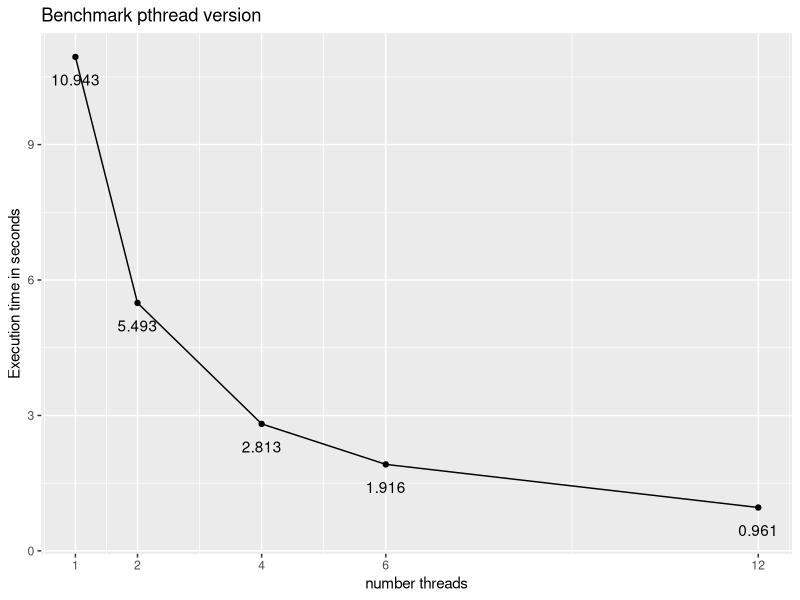
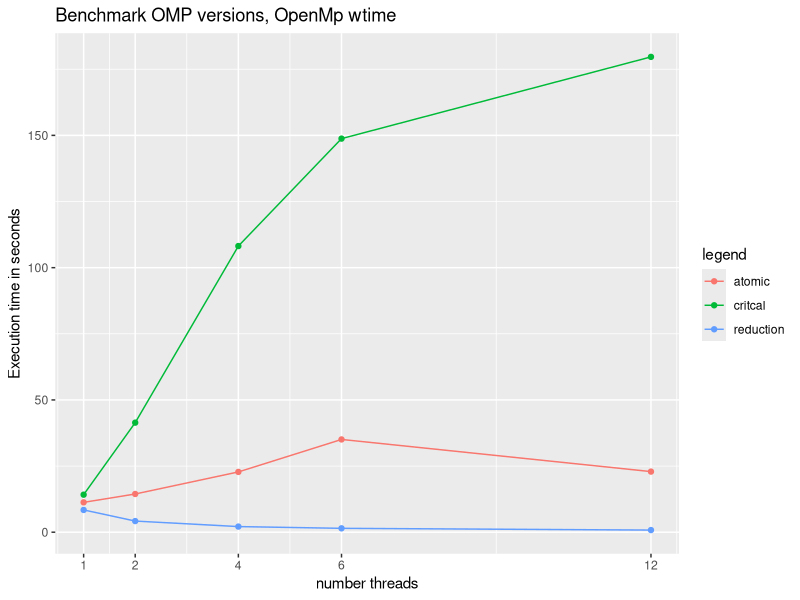
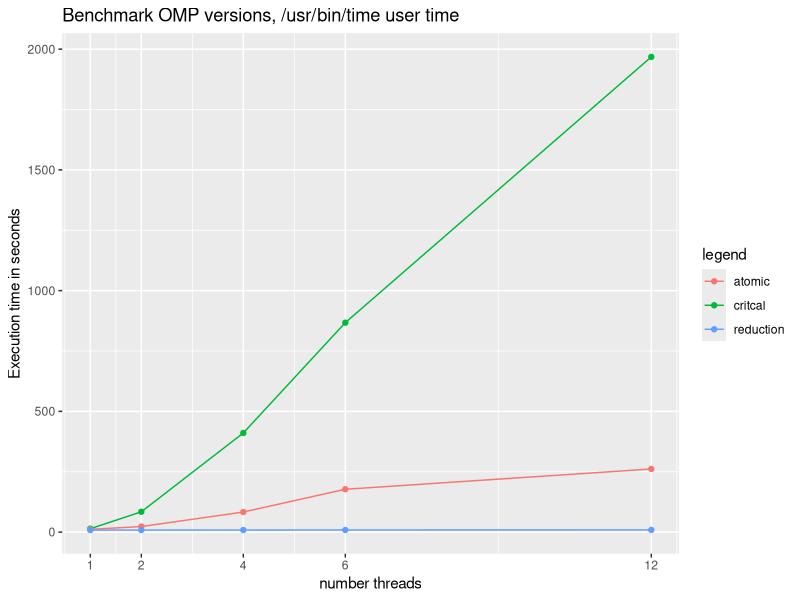
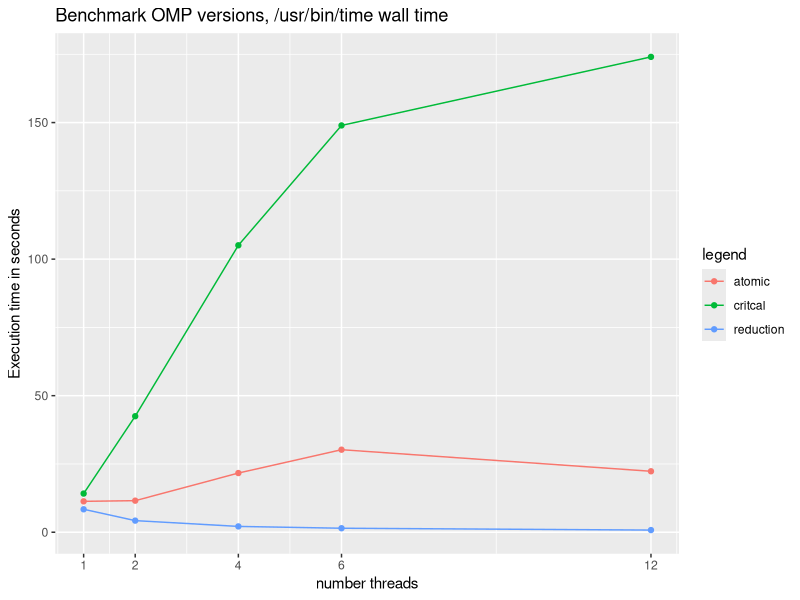
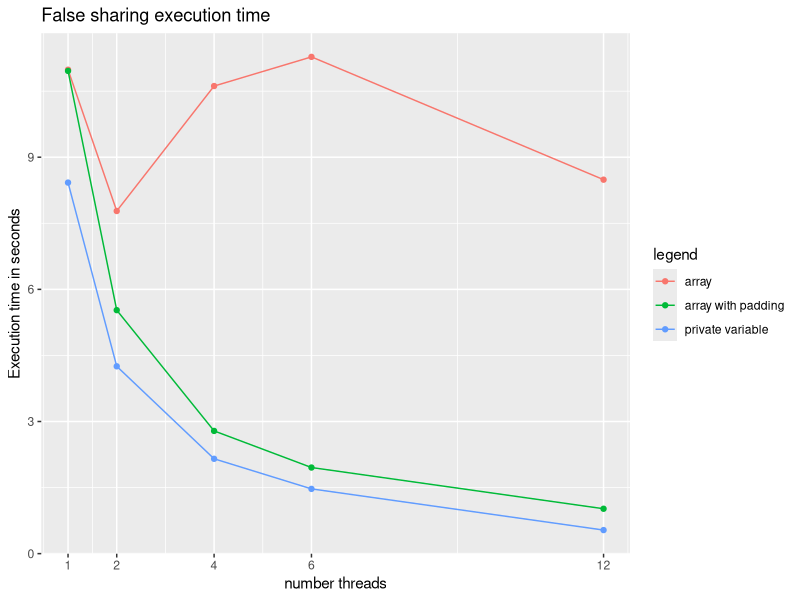
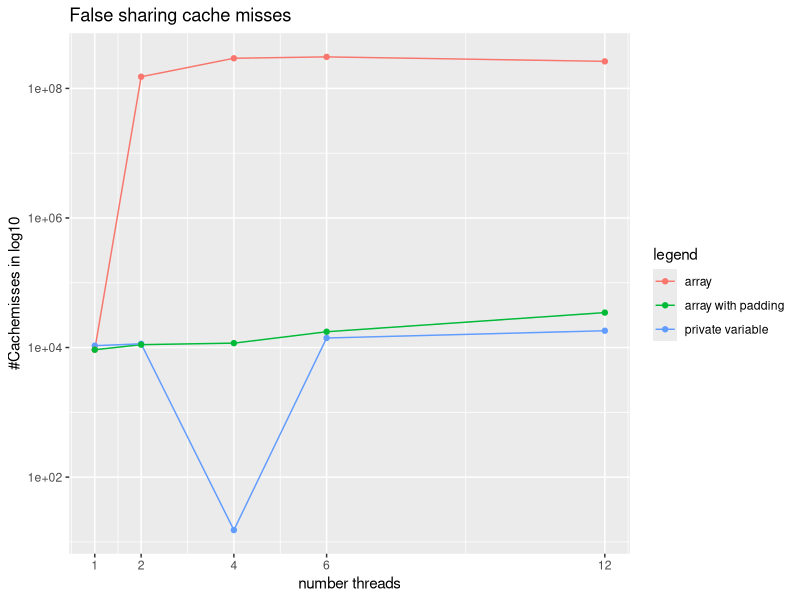

Here is the R script that generated these plots, in order:
## ---- chunk 1
knitr::opts_chunk$set(echo = TRUE)
library(ggplot2)

## ---- chunk 2
data<-data.frame(
  num_threads=c(1,2,4,6,12),
  measurements = c(10.943, 5.493, 2.813, 1.916, 0.961)
)

q <- ggplot(data, aes(x=num_threads, y=measurements)) +
  ggtitle("Benchmark pthread version")+
  geom_line() +
  geom_point() +
  xlab("number threads") +
  ylab("Execution time in seconds")+
  scale_x_continuous(limits = c(1,12), breaks = c(1,2,4,6,12))+
  geom_text(aes(label=measurements), nudge_y = -0.5)
show(q)
## ---- chunk 3
data<-data.frame(
  legend = factor(rep(c("critcal", "atomic", "reduction"), each=5)),
  num_threads=rep(c(1,2,4,6,12), times=3),
  measurements = c(14.185, 41.411, 108.166, 148.775, 179.67, # critical
                    11.29, 14.452, 22.791, 35.064, 22.91,# atomic
                    8.419, 4.209, 2.130, 1.469, 0.808 # reduction
                   ) 
)

r <- ggplot(data, aes(x=num_threads, y=measurements, color= legend, group=legend)) +
  ggtitle("Benchmark OMP versions, OpenMp wtime")+
  geom_line() +
  geom_point() +
  xlab("number threads") +
  ylab("Execution time in seconds")+
  scale_x_continuous(limits = c(1,12), breaks = c(1,2,4,6,12))

show(r)
## ---- chunk 4
data<-data.frame(
  legend = factor(rep(c("critcal", "atomic", "reduction"), each=5)),
  num_threads=rep(c(1,2,4,6,12), times=3),
  measurements = c(14.13, 84.13, 410.513, 867.37, 1968.06, # critical
                    11.29, 23.07, 83.193, 177.46, 261.43, # atomic
                    8.38, 8.46, 8.476, 8.75, 8.91 # reduction
                   ) 
)

s <- ggplot(data, aes(x=num_threads, y=measurements, color= legend, group=legend)) +
  ggtitle("Benchmark OMP versions, /usr/bin/time user time")+
  geom_line() +
  geom_point() +
  xlab("number threads") +
  ylab("Execution time in seconds")+
  scale_x_continuous(limits = c(1,12), breaks = c(1,2,4,6,12))
show(s)
## ---- chunk 5
data<-data.frame(
  legend = factor(rep(c("critcal", "atomic", "reduction"), each=5)),
  num_threads=rep(c(1,2,4,6,12), times=3),
  measurements = c( 14.16, 42.48, 105.063, 148.95, 174.05,# critical
                    11.31, 11.56, 21.67, 30.22, 22.32,# atomic
                     8.40, 4.25, 2.13, 1.465, 0.79# reduction
                   ) 
)

t <- ggplot(data, aes(x=num_threads, y=measurements, color= legend, group=legend)) +
  ggtitle("Benchmark OMP versions, /usr/bin/time wall time")+
  geom_line() +
  geom_point() +
  xlab("number threads") +
  ylab("Execution time in seconds")+
  scale_x_continuous(limits = c(1,12), breaks = c(1,2,4,6,12))
show(t)
## ---- chunk 6
data<-data.frame(
  legend = factor(rep(c("private variable", "array", "array with padding"), each=5)),
  num_threads=rep(c(1,2,4,6,12), times=3),
  measurements = c( 8.424, 4.253, 2.153, 1.470, 0.535,# private variable
                    10.987, 7.779, 10.616, 11.278, 8.490,# array
                    10.959, 5.528, 2.786, 1.955, 1.019# array with padding
                   ) 
)

u <- ggplot(data, aes(x=num_threads, y=measurements, color= legend, group=legend)) +
  ggtitle("False sharing execution time")+
  geom_line() +
  geom_point() +
  xlab("number threads") +
  ylab("Execution time in seconds")+
  scale_x_continuous(limits = c(1,12), breaks = c(1,2,4,6,12))
show(u)
## ---- chunk 7
data<-data.frame(
  legend = factor(rep(c("private variable", "array", "array with padding"), each=5)),
  num_threads=rep(c(1,2,4,6,12), times=3),
  measurements = c( 10681, 11418, 15.231, 14041, 18181,# private variable
                    9283, 151234630, 291608587, 306297540, 261108315,# array
                    9258, 11080, 11696, 17537, 34638 # array with padding
                   ) 
)

v <- ggplot(data, aes(x=num_threads, y=measurements, color= legend, group=legend)) +
  ggtitle("False sharing cache misses")+
  geom_line() +
  geom_point() +
  xlab("number threads") +
  ylab("L1 D-Cache load misses")+
  scale_x_continuous(limits = c(1,12), breaks = c(1,2,4,6,12))+
  scale_y_continuous(name = "#Cachemisses in log10", trans="log10")
show(v)
